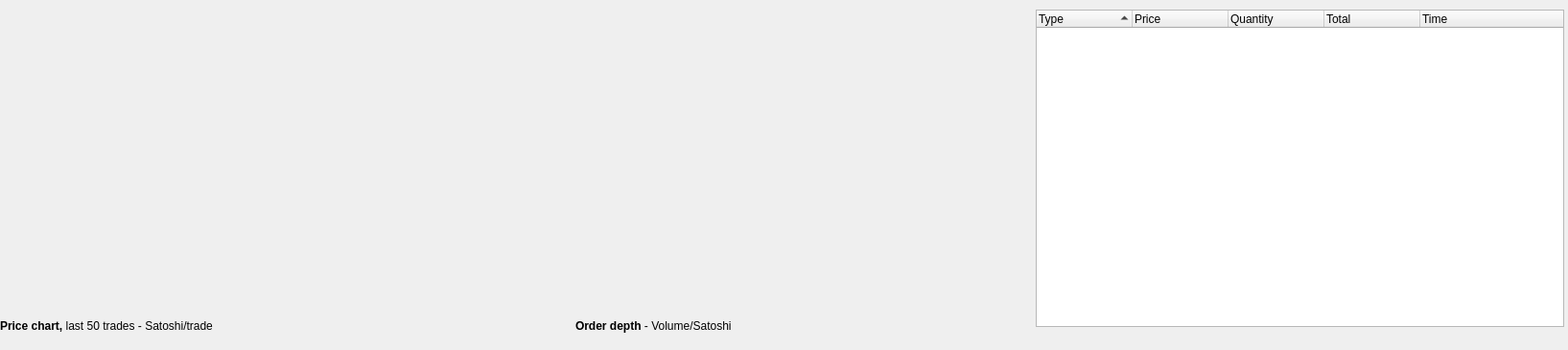
          <widget class="QWidget" name="scrollAreaWidgetContentsBittrex">
           <property name="geometry">
            <rect>
             <x>0</x>
             <y>0</y>
             <width>1635</width>
             <height>365</height>
            </rect>
           </property>
           <property name="minimumSize">
            <size>
             <width>1635</width>
             <height>0</height>
            </size>
           </property>
           <property name="styleSheet">
            <string notr="true"/>
           </property>
           <widget class="QLabel" name="lblBittrexTrades">
            <property name="geometry">
             <rect>
              <x>0</x>
              <y>330</y>
              <width>311</width>
              <height>21</height>
             </rect>
            </property>
            <property name="text">
             <string>&lt;html&gt;&lt;head/&gt;&lt;body&gt;&lt;p&gt;&lt;span style=&quot; font-weight:600;&quot;&gt;Price chart, &lt;/span&gt;last 50 trades - Satoshi/trade&lt;/p&gt;&lt;/body&gt;&lt;/html&gt;</string>
            </property>
           </widget>
           <widget class="QCustomPlot" name="qCustomPlotBittrexTrades" native="true">
            <property name="geometry">
             <rect>
              <x>0</x>
              <y>10</y>
              <width>551</width>
              <height>311</height>
             </rect>
            </property>
            <property name="styleSheet">
             <string notr="true"/>
            </property>
           </widget>
           <widget class="QCustomPlot" name="qCustomPlotBittrexOrderDepth" native="true">
            <property name="geometry">
             <rect>
              <x>550</x>
              <y>10</y>
              <width>531</width>
              <height>311</height>
             </rect>
            </property>
            <property name="styleSheet">
             <string notr="true"/>
            </property>
           </widget>
           <widget class="QLabel" name="lblBittrexOrderDepth">
            <property name="geometry">
             <rect>
              <x>600</x>
              <y>330</y>
              <width>211</width>
              <height>20</height>
             </rect>
            </property>
            <property name="text">
             <string>&lt;html&gt;&lt;head/&gt;&lt;body&gt;&lt;p&gt;&lt;span style=&quot; font-weight:600;&quot;&gt;Order depth &lt;/span&gt;- Volume/Satoshi&lt;/p&gt;&lt;/body&gt;&lt;/html&gt;</string>
            </property>
           </widget>
           <widget class="QTreeWidget" name="tblBittrexTrades">
            <property name="geometry">
             <rect>
              <x>1080</x>
              <y>10</y>
              <width>551</width>
              <height>331</height>
             </rect>
            </property>
            <property name="styleSheet">
             <string notr="true">QScrollBar:vertical {background: white;height: 15px;}QScrollBar::handle:vertical {background: #d3d6d8;min-width: 20px;}</string>
            </property>
            <property name="verticalScrollBarPolicy">
             <enum>Qt::ScrollBarAlwaysOn</enum>
            </property>
            <property name="horizontalScrollBarPolicy">
             <enum>Qt::ScrollBarAlwaysOff</enum>
            </property>
            <property name="autoScrollMargin">
             <number>16</number>
            </property>
            <property name="indentation">
             <number>10</number>
            </property>
            <property name="sortingEnabled">
             <bool>true</bool>
            </property>
            <property name="animated">
             <bool>false</bool>
            </property>
            <property name="headerHidden">
             <bool>false</bool>
            </property>
            <attribute name="headerCascadingSectionResizes">
             <bool>false</bool>
            </attribute>
            <attribute name="headerHighlightSections">
             <bool>false</bool>
            </attribute>
            <column>
             <property name="text">
              <string>Type</string>
             </property>
            </column>
            <column>
             <property name="text">
              <string>Price</string>
             </property>
            </column>
            <column>
             <property name="text">
              <string>Quantity</string>
             </property>
            </column>
            <column>
             <property name="text">
              <string>Total</string>
             </property>
            </column>
            <column>
             <property name="text">
              <string>Time</string>
             </property>
            </column>
           </widget>
          </widget>
